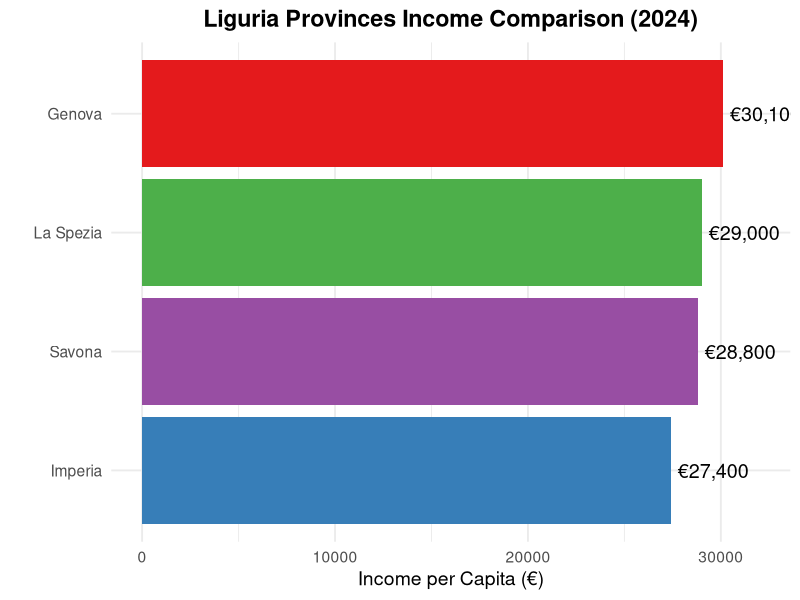

The R script that drew this image:
## ---- chunk 1
# Liguria regional income data (2014-2024)
liguria_income <- c(24500, 24800, 25100, 25600, 26000, 
                    26400, 25800, 27200, 27900, 28500, 29200)
years <- 2014:2024

# Calculate total growth
initial_income <- liguria_income[1]
final_income <- liguria_income[length(liguria_income)]
total_growth <- ((final_income - initial_income) / initial_income) * 100

cat("Liguria Income Growth (2014-2024):\n")
cat("2014: €", initial_income, "\n")
cat("2024: €", final_income, "\n")
cat("Total Growth: +", round(total_growth, 1), "%\n", sep="")
cat("Average Annual Growth: +", round(total_growth / 10, 1), "%\n", sep="")
## ---- chunk 2
library(ggplot2)

# 2024 Income data for Liguria provinces
provinces_2024 <- data.frame(
  Province = c("Genova", "Imperia", "Savona", "La Spezia"),
  Income_2024 = c(30100, 27400, 28800, 29000)
)

# Find the leader
leader <- provinces_2024[which.max(provinces_2024$Income_2024), ]
cat("Highest income province:", leader$Province, "with €", leader$Income_2024, "\n")

# Visualize
ggplot(provinces_2024, aes(x = reorder(Province, Income_2024), y = Income_2024, fill = Province)) +
  geom_bar(stat = "identity") +
  geom_text(aes(label = paste0("€", format(Income_2024, big.mark=","))), 
            hjust = -0.1, size = 5) +
  coord_flip() +
  scale_fill_manual(values = c("#E41A1C", "#377EB8", "#4DAF4A", "#984EA3")) +
  labs(title = "Liguria Provinces Income Comparison (2024)", 
       x = "", y = "Income per Capita (€)") +
  theme_minimal(base_size = 14) +
  theme(legend.position = "none", plot.title = element_text(face = "bold", hjust = 0.5)) +
  ylim(0, 32000)
## ---- chunk 3
# Compare Liguria with neighboring regions (2024)
regions_2024 <- data.frame(
  Region = c("Liguria", "Piemonte", "Emilia-Romagna", "Toscana", "Lombardia"),
  Income = c(29200, 29800, 32000, 28600, 34100)
)

# Rank regions
regions_ranked <- regions_2024[order(-regions_2024$Income), ]
liguria_rank <- which(regions_ranked$Region == "Liguria")

cat("Regional Income Rankings (2024):\n")
for(i in 1:nrow(regions_ranked)) {
  cat(i, ". ", regions_ranked$Region[i], ": €", 
      format(regions_ranked$Income[i], big.mark=","), "\n", sep="")
}
cat("\nLiguria ranks #", liguria_rank, " out of 5 regions\n", sep="")
